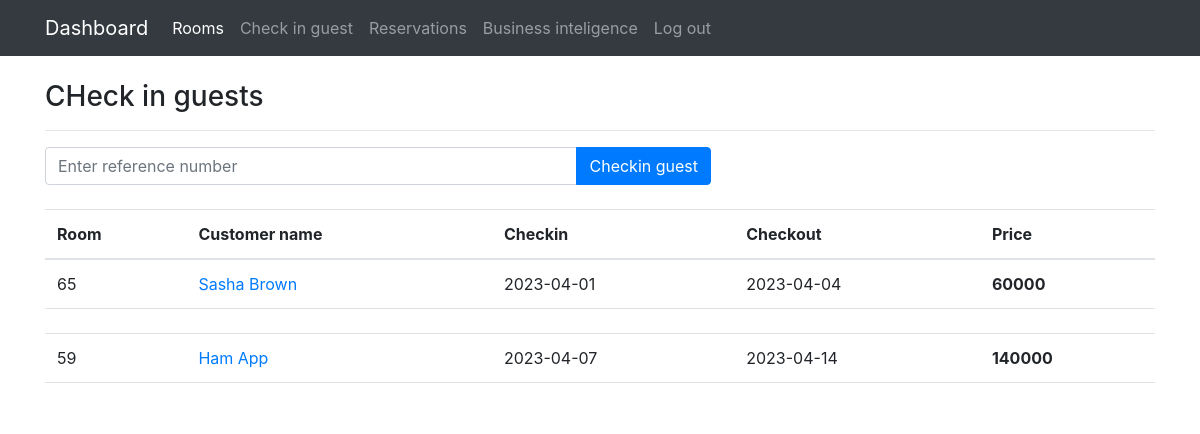
Page /Admin/bookings/index.php (signed in) on the committed database.
### tables this page shows
CREATE TABLE `applications` (
  `id` int(11) NOT NULL,
  `created_by` int(11) DEFAULT NULL,
  `checkin` date NOT NULL,
  `checkout` date NOT NULL,
  `adults` int(11) NOT NULL DEFAULT 1,
  `children` int(11) NOT NULL DEFAULT 0,
  `created_on` date NOT NULL DEFAULT current_timestamp(),
  `suite` int(11) NOT NULL,
  `roomSelected` int(11) DEFAULT NULL,
  `totalPrice` int(11) NOT NULL,
  `isApproved` tinyint(1) NOT NULL DEFAULT 0,
  `paymentStatus` tinyint(1) NOT NULL DEFAULT 0
);

CREATE TABLE `users` (
  `id` int(11) NOT NULL,
  `fname` varchar(255) NOT NULL,
  `lname` varchar(255) NOT NULL,
  `idNumber` varchar(55) NOT NULL,
  `email` varchar(100) NOT NULL,
  `mobile` varchar(55) NOT NULL,
  `password` varchar(255) NOT NULL,
  `is_verified` tinyint(1) NOT NULL DEFAULT 0
);

### Admin/bookings/index.php (the view, shortened to what this page needs)
<?php
    function getApproved(){
        $pdo = establishCONN();
        $stmt = $pdo->prepare("SELECT applications.id, applications.created_by, applications.suite, applications.checkin, applications.checkout, applications.adults, applications.children, applications.totalPrice, applications.roomSelected, applications.isApproved, applications.paymentStatus, categories.description, categories.price, users.fname, users.lname FROM applications LEFT JOIN categories ON applications.suite = categories.id LEFT JOIN users ON applications.created_by = users.id WHERE applications.isApproved = :state");
        $stmt->bindValue(':state', true);
        $stmt->execute();
        return $stmt->fetchAll(PDO::FETCH_ASSOC);
    }
    $ref_no = "";
?>
<!doctype html>
<html lang="en">
  <head>
    <link rel="stylesheet" href="https://cdn.jsdelivr.net/npm/bootstrap@4.6.2/dist/css/bootstrap.min.css">
    <link rel="stylesheet" href="../style.css">
  </head>
  <body>
    <nav class="navbar navbar-expand-lg navbar-dark bg-dark">
        <div class="container">
            <a class="navbar-brand" href="../dashboard.php">Dashboard</a>
            <div class="collapse navbar-collapse" id="navbarSupportedContent">
               <ul class="navbar-nav mr-auto">
                  <li class="nav-item active">
                     <a class="nav-link" href="../rooms/">Rooms <span class="sr-only">(current)</span></a>
                  </li>
                  <li class="nav-item">
                     <a class="nav-link" href="./index.php" class="active">Check in guest</a>
                  </li>
                  <li class="nav-item">
                     <a class="nav-link" href="../reservations/" class="active">Reservations</a>
                  </li>
                  <li class="nav-item">
                     <a class="nav-link" href="../businessinteligence/" class="active">Business inteligence</a>
                  </li>
                  <li class="nav-item">
                     <a class="nav-link" href="../logout.php">Log out</a>
                  </li>
               </ul>
            </div>
        </div>
    </nav>
    <div class="container my-4">
      <h3>CHeck in guests</h3><hr>
      <form  method="POST" class="mb-4" style="width: 60%;">
         <div class="input-group">
           <input type="text" required class="form-control" placeholder="Enter reference number" name="refno" value=<?php echo $ref_no ?>>
           <div class="input-group-append">
             <button type="submit" class="btn btn-primary">Checkin guest</button>
           </div>
         </div>
      </form>
        <table class="table custom-table my-3">
           <thead>
              <tr>
                 <th scope="col">Room</th>
                 <th scope="col">Customer name</th>
                 <th scope="col">Checkin</th>
                 <th scope="col">Checkout</th>
                 <th scope="col">Price</th>
              </tr>
           </thead>
           <tbody>
              <?php foreach($res = getApproved() as $r) {?>
              <tr scope="row">
                 <td><?php echo $r["roomSelected"] ?></td>
                 <td><a href="#"><?php echo $r["fname"] . " " . $r["lname"]; ?></a></td>
                 <td>
                    <?php echo($r["checkin"]); ?>
                 </td>
                 <td>
                    <?php echo($r["checkout"]); ?>
                 </td>
                 <td style="font-weight: bolder;"><?php echo $r["totalPrice"] ?></td>
              </tr>
              <tr class="spacer"><td colspan="100"></td></tr>
              <?php } ?>
           </tbody>
        </table>
    </div>
  </body>
</html>

### Admin/style.css (style rules this page uses)
nav { position: sticky; top: 0; }

### rows in the picture
applications: roomSelected "65", created_by.fname "Sasha", created_by.lname "Brown", checkin "2023-04-01", checkout "2023-04-04", totalPrice "60000"
applications: roomSelected "59", created_by.fname "Ham", created_by.lname "App", checkin "2023-04-07", checkout "2023-04-14", totalPrice "140000"
